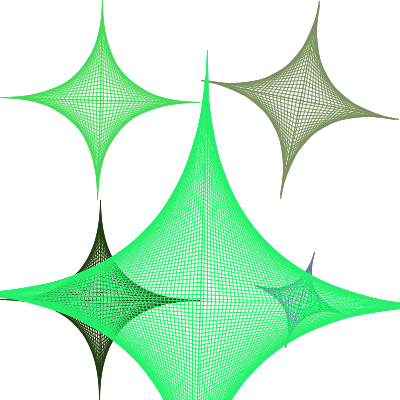
Frame 1 (no input)
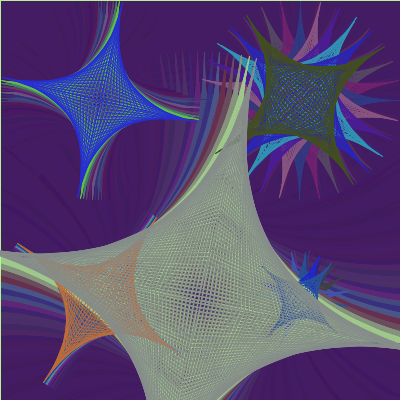
Frame 60 (the mouse pressed at the canvas centre just before this capture)
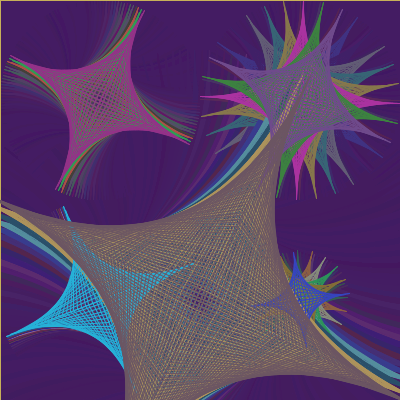
Frame 120 (the mouse held since frame 60 and released just before this capture)

The Processing sketch that drew these frames (run headless with seeded random() and noise(); from frame 60 on, the mouse is pressed at the canvas centre):

// Processing sketch: sketch_30_different_speed_rotate
// ── sketch_30_different_speed_rotate.pde
int x = 200;
int y = 200;
int gap = 4;
int i = 0;
float r;
float backR;
float backG;
float backB;


void setup()
{
  size(400, 400);
  frameRate(10);
  backR = random(0, 100);
  backG = random(0, 100);
  backB = random(0, 100);
  noStroke();
  smooth();
}

void draw() {
  rect(0,0,400,400);
  fill(backR, backG, backB, 50);
  //translate(x/4, y/4);
  //rotate(r);
  r = r+.1;
  rotateStar(100,100,200,200,r*.3);  
  rotateStar(300,100,200,200,r*2);  
  rotateStar(100,300,200,200,r*.1);  
  rotateStar(300,300,100,100,r*3);  
  rotateStar(200,300,500,500,r*.3);  
 
}
void rotateStar(int cenX,int cenY,int x,int y, float ro){
  translate(cenX,cenY);
  rotate(ro);
  star(x/2, y/2, gap);
  resetMatrix();
}

void star(int x, int y, float gap) {
  stroke(random(10, 255), random(10, 255), random(10, 255));
  for (int i = 0; i <=(x/gap); i++) {
    line (0, -y+i*gap, ((i)*gap), 0);
    line (0, -y+i*gap, 0-((i)*gap), 0);
    line (i*gap, 0, 0, y-i*gap );
    line (-i*gap, 0, 0, y-i*gap);
  }
}
